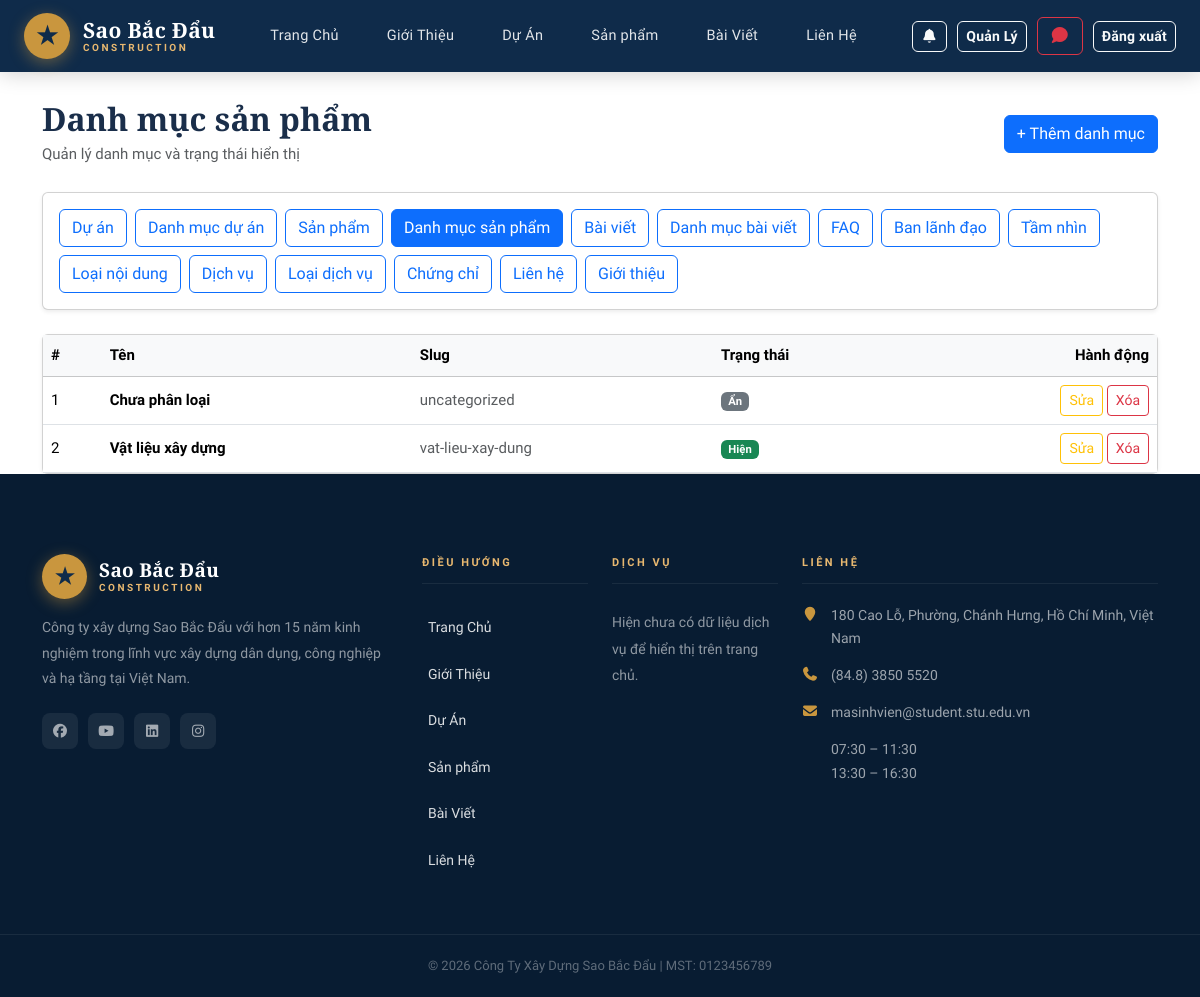
Before: /product-category/ (signed in) with the older database file.
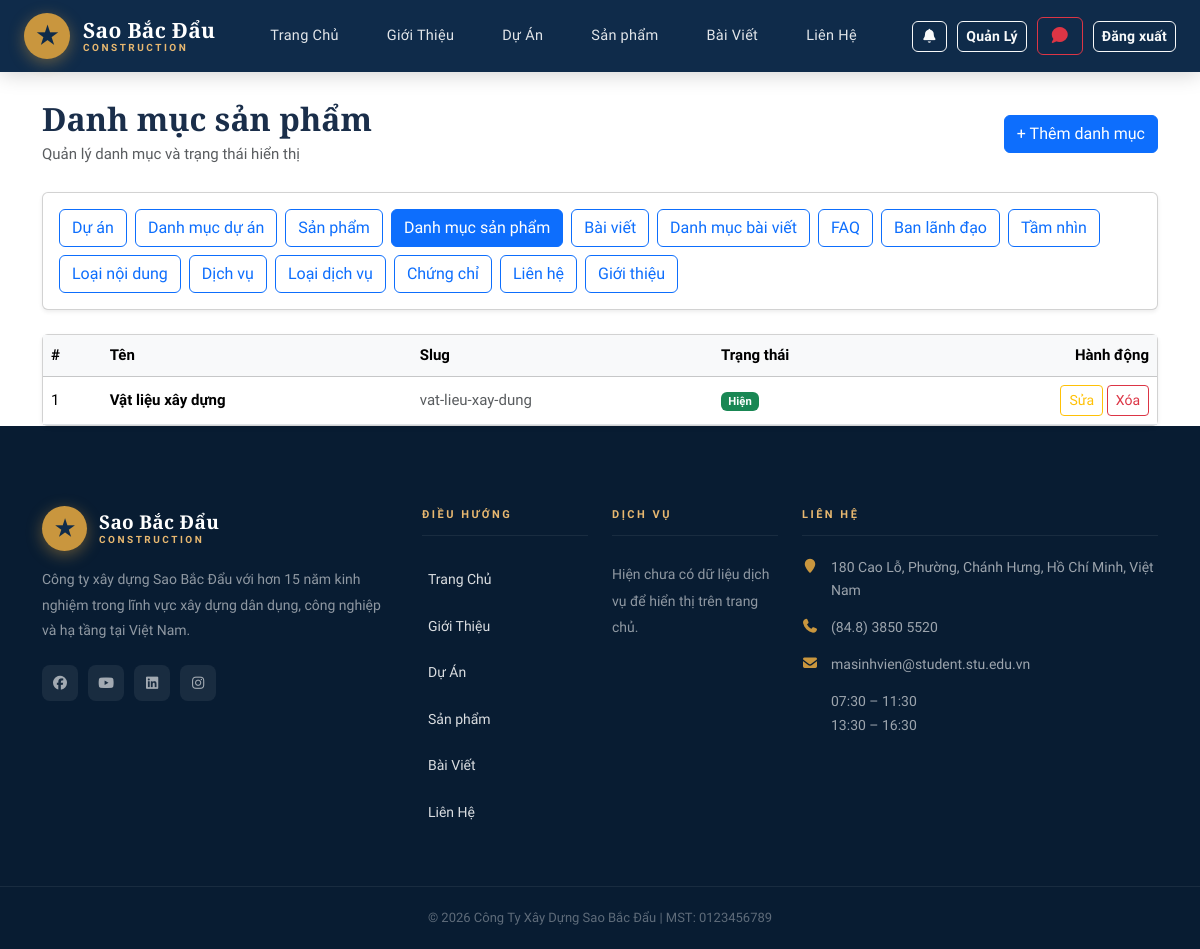
After: the same page with the newer database file.
### home/models.py (models this page shows, shortened)
class ProductCategory(models.Model):
    name = models.CharField(max_length=100, unique=True)
    slug = models.SlugField(blank=True, null=True, unique=True)
    is_hidden = models.BooleanField(default=False)

### home/views.py (the view)
@staff_required
def product_category_list(request):
    categories = ProductCategory.objects.all().order_by("name")
    error = request.GET.get("error")
    return render(
        request,
        "home/product_category_list.html",
        {"categories": categories, "error": error},
    )

### home/context_processors.py (called while the page is built)
def site_contact(request):
    contact = (
        ContactInfo.objects.filter(is_active=True)
        .order_by("order", "created_at")
        .first()
    )
    unread_notifications_count = 0
    recent_notifications = []
    if request.user.is_authenticated:
        unread_notifications_count = Notification.objects.filter(
            user=request.user,
            is_read=False,
        ).count()
        recent_notifications = Notification.objects.filter(user=request.user)[:5]
    return {
        "site_contact": contact,
        "unread_notifications_count": unread_notifications_count,
        "recent_notifications": recent_notifications,
    }

### home/views.py (called while the page is built)
def staff_required(view_func):
    @wraps(view_func)
    def _wrapped(request, *args, **kwargs):
        if not request.user.is_authenticated:
            return redirect(f"/login/?next={request.path}")
        if request.user.is_staff or request.user.is_superuser:
            return view_func(request, *args, **kwargs)
        messages.warning(request, "Bạn không có quyền truy cập trang quản lý.")
        return redirect("home")
    return _wrapped

### templates/home/product_category_list.html (shortened to what this page needs)
{% extends 'base.html' %}
{% block content %}
<div class="container" style="margin-top:100px;">
  <div class="d-flex justify-content-between align-items-center mb-4 flex-wrap gap-2">
    <div>
      <h2 class="fw-bold mb-1">Danh mục sản phẩm</h2>
      <p class="text-muted mb-0">Quản lý danh mục và trạng thái hiển thị</p>
    </div>
    <div class="d-flex gap-2 flex-wrap">
      <a href="{% url 'product_category_add' %}" class="btn btn-primary">
        + Thêm danh mục
      </a>
    </div>
  </div>
  <div class="card shadow-sm mb-4">
    <div class="card-body d-flex flex-wrap gap-2">
      <a href="{% url 'dashboard' %}" class="btn btn-outline-primary">Dự án</a>
      <a href="{% url 'project_category_list' %}" class="btn btn-outline-primary">Danh mục dự án</a>
      <a href="{% url 'product_list' %}" class="btn btn-outline-primary">Sản phẩm</a>
      <a href="{% url 'product_category_list' %}" class="btn btn-outline-primary active">Danh mục sản phẩm</a>
      <a href="{% url 'post_list' %}" class="btn btn-outline-primary">Bài viết</a>
      <a href="{% url 'post_category_list' %}" class="btn btn-outline-primary">Danh mục bài viết</a>
      <a href="{% url 'faq_list' %}" class="btn btn-outline-primary">FAQ</a>
      <a href="{% url 'leadership_list' %}" class="btn btn-outline-primary">Ban lãnh đạo</a>
      <a href="{% url 'statement_list' %}" class="btn btn-outline-primary">Tầm nhìn</a>
      <a href="{% url 'statement_type_list' %}" class="btn btn-outline-primary">Loại nội dung</a>
      <a href="{% url 'service_list' %}" class="btn btn-outline-primary">Dịch vụ</a>
      <a href="{% url 'service_type_list' %}" class="btn btn-outline-primary">Loại dịch vụ</a>
      <a href="{% url 'certificate_list' %}" class="btn btn-outline-primary">Chứng chỉ</a>
      <a href="{% url 'contact_info_list' %}" class="btn btn-outline-primary">Liên hệ</a>
      <a href="{% url 'about_intro_edit' %}" class="btn btn-outline-primary">Giới thiệu</a>
    </div>
  </div>
  <div class="card shadow-sm">
    <div class="table-responsive">
      <table class="table table-hover align-middle mb-0">
        <thead class="table-light">
          <tr>
            <th>#</th>
            <th>Tên</th>
            <th>Slug</th>
            <th>Trạng thái</th>
            <th class="text-end">Hành động</th>
          </tr>
        </thead>
        <tbody>
          {% for c in categories %}
          <tr>
            <td>{{ forloop.counter }}</td>
            <td class="fw-semibold">{{ c.name }}</td>
            <td class="text-muted">
              {{ c.slug|default:"—" }}
            </td>
            <td>
              {% if c.is_hidden %}
                <span class="badge bg-secondary">Ẩn</span>
              {% else %}
                <span class="badge bg-success">Hiện</span>
              {% endif %}
            </td>
            <td class="text-end">
              <a href="{% url 'product_category_edit' c.id %}"
                 class="btn btn-sm btn-outline-warning">
                Sửa
              </a>
              <a href="{% url 'product_category_delete' c.id %}"
                 class="btn btn-sm btn-outline-danger">
                Xóa
              </a>
            </td>
          </tr>
          {% empty %}
          <tr>
            <td colspan="5" class="text-center text-muted py-4">
              Chưa có danh mục sản phẩm nào.
            </td>
          </tr>
          {% endfor %}
        </tbody>
      </table>
    </div>
  </div>
</div>
{% endblock %}

Changed rows visible on the page:
removed ProductCategory: name "Chưa phân loại", slug "uncategorized", is_hidden "Ẩn"
